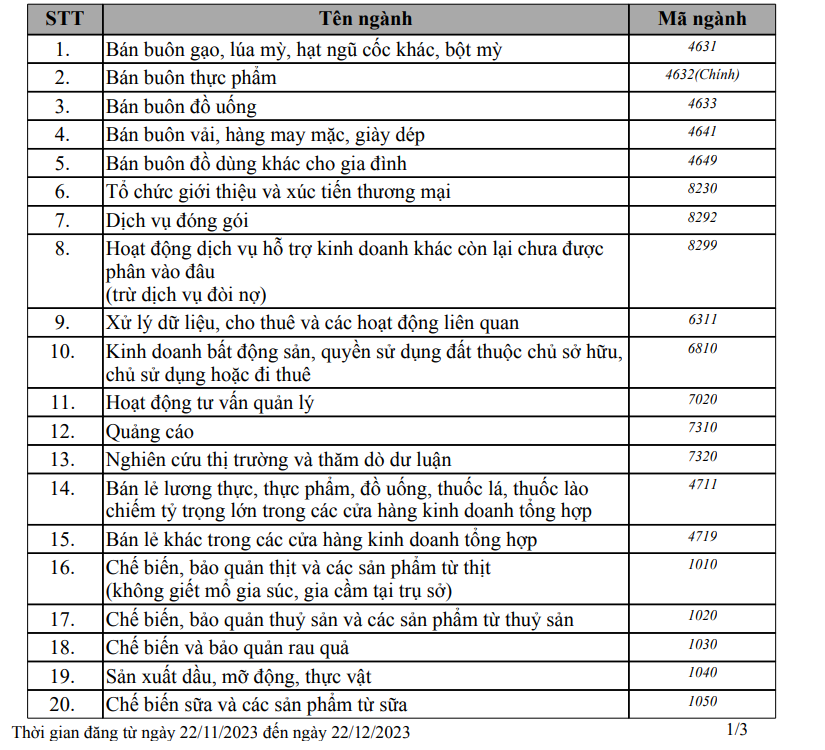
#> input picture Screenshot 2023-12-18 154231.png, 825 x 750 px, found by its file name
$ jupyter execute --allow-errors new.ipynb
#> lines starting #> are read from the running program, lines starting #| are printed output that depends on the picture; after the words box and inside, x2 and y2 are one past the last pixel; in counts of white or black regions, pixels touching at a corner belong together
[cell 1]
import cv2
import numpy as np
from PIL import Image, ImageEnhance

table_image = cv2.imread(r"C:\Users\weili\test\Screenshot 2023-12-18 154231.png")
#> table_image is the input picture: shape (750, 825, 3); mean B, G, R 225, 225, 225

def preprocess(img, factor: int):
    gray = cv2.cvtColor(img, cv2.COLOR_BGR2GRAY)
    img = Image.fromarray(img)
    enhancer = ImageEnhance.Sharpness(img).enhance(factor)
    if gray.std() < 30:
        enhancer = ImageEnhance.Contrast(enhancer).enhance(factor)
    return np.array(enhancer)

gray = cv2.cvtColor(table_image, cv2.COLOR_BGR2GRAY)
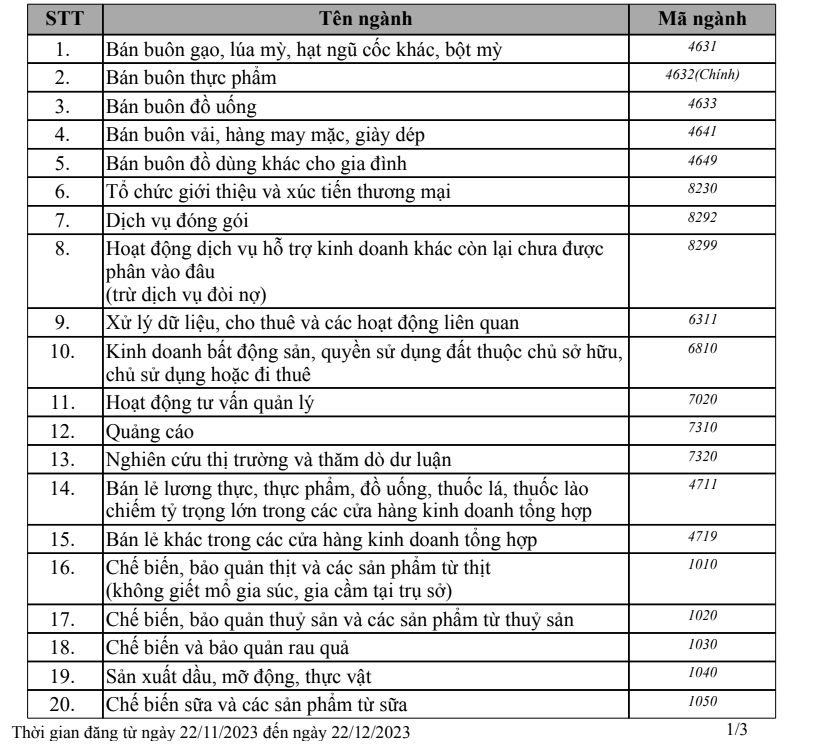
#> gray: shape (750, 825); min 0, max 255, mean 225
thresh, img_bin = cv2.threshold(
    gray, 128, 255, cv2.THRESH_BINARY | cv2.THRESH_OTSU)
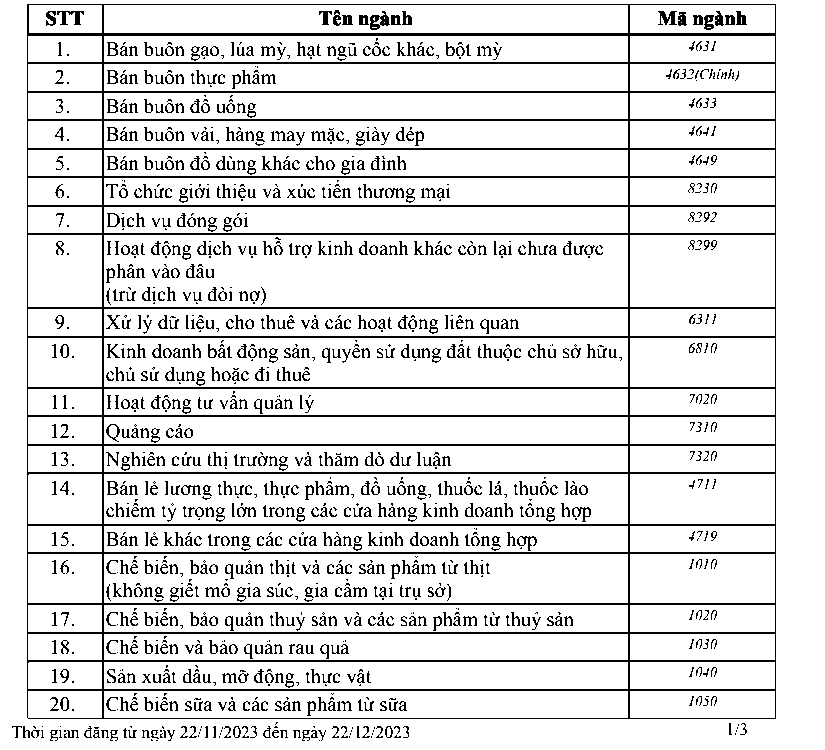
#> img_bin: shape (750, 825); 88.1% white; black in thin lines or dots
#> thresh = 149
img_bin = 255-img_bin
#> img_bin: shape (750, 825); 11.9% white in thin lines or dots

kernel_len = gray.shape[1]//120
#> kernel_len = 6
hor_kernel = cv2.getStructuringElement(cv2.MORPH_RECT, (kernel_len, 1))
#> hor_kernel = [[1, 1, 1, 1, 1, 1]]
image_horizontal = cv2.erode(img_bin, hor_kernel, iterations=3)
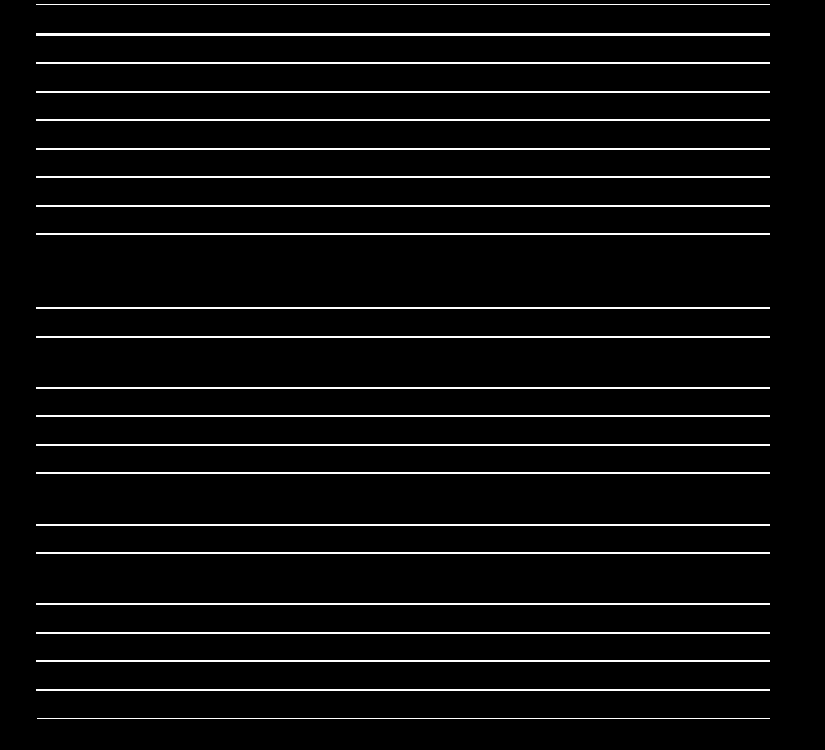
#> image_horizontal: shape (750, 825); 5.1% white in thin lines or dots, all inside (x1, y1, x2, y2) = (36, 4, 770, 719)
horizontal_lines = cv2.dilate(image_horizontal, hor_kernel, iterations=3)
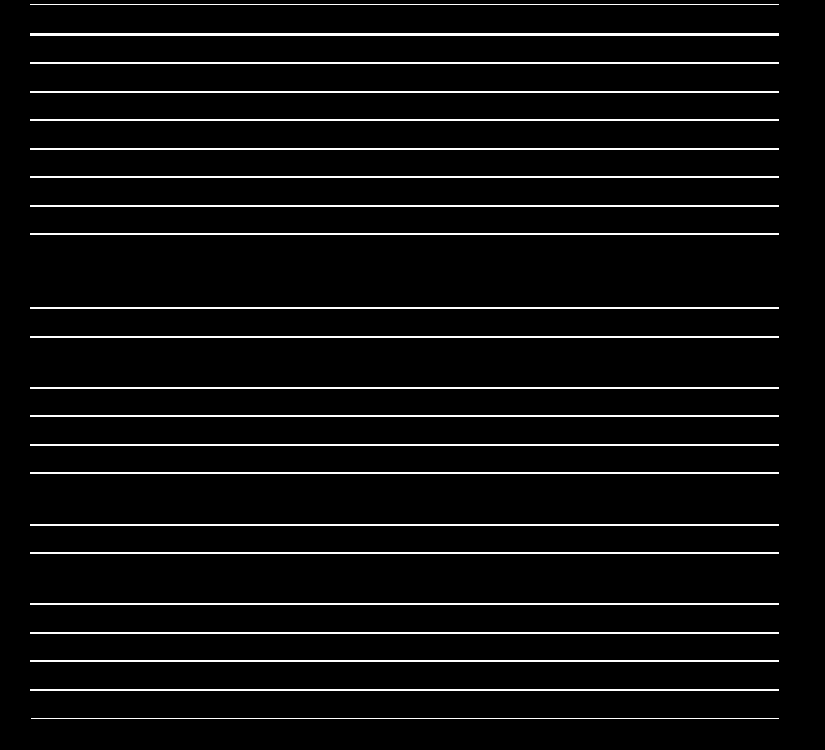
#> horizontal_lines: shape (750, 825); 5.2% white in thin lines or dots, all inside (x1, y1, x2, y2) = (30, 4, 779, 719)

h_lines = cv2.HoughLinesP(
    horizontal_lines, 1, np.pi/180, 30, maxLineGap=250)
#> h_lines = 43 rows, first 6: [30, 604, 778, 604], [30, 4, 778, 4], [30, 444, 778, 444], [30, 603, 778, 603], [30, 34, 778, 34], [30, 307, 778, 307]

[cell 2]
kernel_len = gray.shape[1]//120
ver_kernel = cv2.getStructuringElement(cv2.MORPH_RECT, (1, kernel_len))
#> ver_kernel = [1, 1, 1, 1, 1, 1]
image_vertical = cv2.erode(img_bin, ver_kernel, iterations=3)
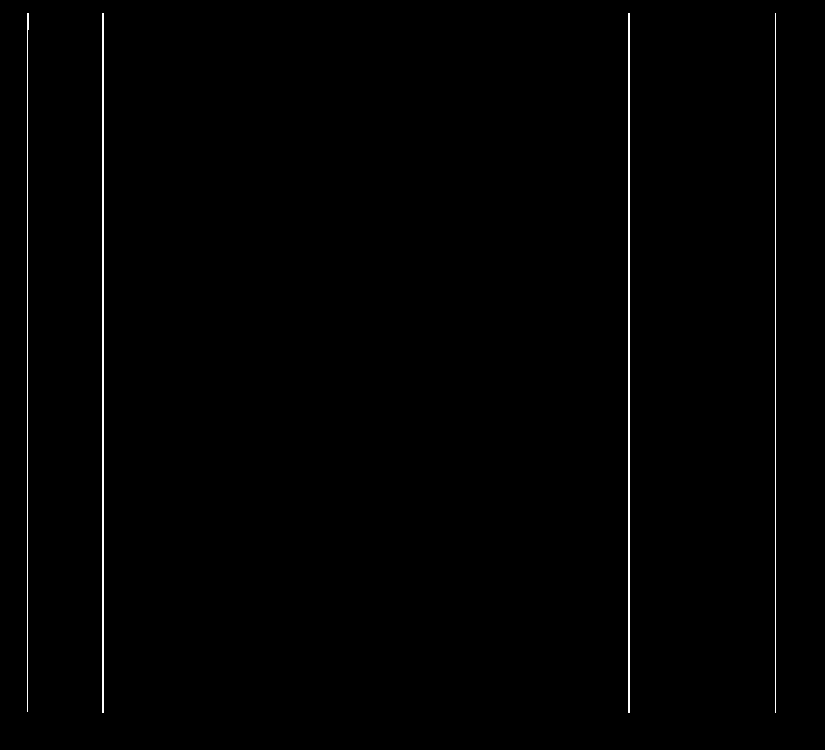
#> image_vertical: shape (750, 825); 0.68% white in thin lines or dots, all inside (x1, y1, x2, y2) = (27, 13, 776, 713)
vertical_lines = cv2.dilate(image_vertical, ver_kernel, iterations=3)
#> vertical_lines: shape (750, 825); 0.7% white in thin lines or dots, all inside (x1, y1, x2, y2) = (27, 7, 776, 722)

v_lines = cv2.HoughLinesP(vertical_lines, 1, np.pi/180, 30, maxLineGap=250)
#> v_lines = [[629, 721, 629, 7], [27, 720, 27, 7], [775, 721, 775, 7], [628, 721, 628, 7], [103, 721, 103, 7], [102, 721, 102, 7], [28, 38, 28, 7]]

def group_v_lines(v_lines, thin_thresh):
#> called with v_lines = array of shape (7, 1, 4), thin_thresh = 6
    new_v_lines = []
    while len(v_lines) > 0:
        thresh = sorted(v_lines, key=lambda x: x[0][0])[0][0]
        lines = [line for line in v_lines if thresh[0] -
                 thin_thresh <= line[0][0] <= thresh[0] + thin_thresh]
        v_lines = [line for line in v_lines if thresh[0] - thin_thresh >
                   line[0][0] or line[0][0] > thresh[0] + thin_thresh]
        y = []
        for line in lines:
            y.append(line[0][1])
            y.append(line[0][3])
        y_min, y_max = min(y) - int(4*thin_thresh), max(y) + int(4*thin_thresh)
        new_v_lines.append([thresh[0], y_min, thresh[0], y_max])
#> this loop made 4 passes
#> (lines, y_max) on passes 1, 2, 4: ([[[27, 720, 27, 7]], [[28, 38, 28, 7]]], 744), ([[[103, 721, 103, 7]], [[102, 721, 102, 7]]], 745), ([[[775, 721, 775, 7]]], 745)
#> (lines, v_lines, y_max) on pass 3: ([[[629, 721, 629, 7]], [[628, 721, 628, 7]]], [[[775, 721, 775, 7]]], 745)
#> after the loop, new_v_lines = [[27, -17, 27, 744], [102, -17, 102, 745], [628, -17, 628, 745], [775, -17, 775, 745]]; v_lines = []
    return new_v_lines

new_vertical_lines = group_v_lines(v_lines, kernel_len)
#> new_vertical_lines has the same summary as new_v_lines in group_v_lines

[cell 3]
import numpy as np
def draw_white_lines(image, lines):
    for line in lines:
        x1, y1, x2, y2 = line
        cv2.line(image, (x1, y1), (x2, y2), (255, 255, 255), 2)
#> this loop made 4 passes
#> (line, x1, x2, y2) on passes 1 to 4: ([27, -17, 27, 744], 27, 27, 744), ([102, -17, 102, 745], 102, 102, 745), ([628, -17, 628, 745], 628, 628, 745), ([775, -17, 775, 745], 775, 775, 745)


draw_white_lines(table_image, new_vertical_lines)

[cell 4]
import matplotlib.pyplot as plt

# Save the image with the red lines to a file
cv2.imwrite('new_one.jpg', table_image)
# Display the saved image using Matplotlib
img = cv2.imread('new_one.jpg')
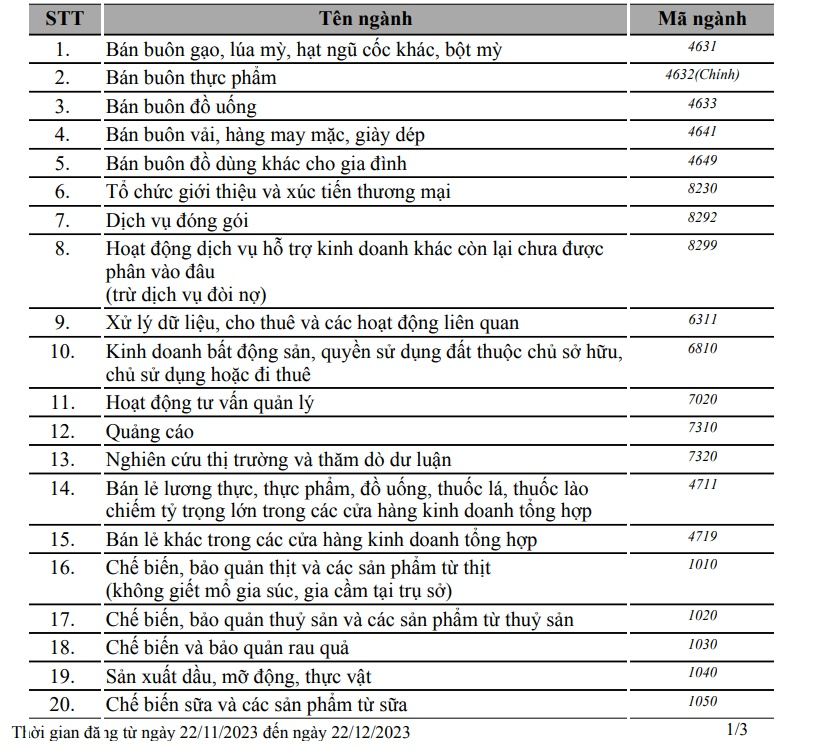
#> img: shape (750, 825, 3); mean B, G, R 226.1, 226.5, 226.3
img_rgb = cv2.cvtColor(img, cv2.COLOR_BGR2RGB)
plt.imshow(img_rgb)
plt.axis('off')  # Turn off axis labels
plt.show()

[cell 5]
def group_h_lines(h_lines, thin_thresh):
#> called with h_lines = array of shape (43, 1, 4), thin_thresh = 6
    new_h_lines = []
    while len(h_lines) > 0:
        thresh = sorted(h_lines, key=lambda x: x[0][1])[0][0]
        lines = [line for line in h_lines if thresh[1] -
                 thin_thresh <= line[0][1] <= thresh[1] + thin_thresh]
        h_lines = [line for line in h_lines if thresh[1] - thin_thresh >
                   line[0][1] or line[0][1] > thresh[1] + thin_thresh]
        x = []
        for line in lines:
            x.append(line[0][0])
            x.append(line[0][2])
        x_min, x_max = min(x) - int(5*thin_thresh), max(x) + int(5*thin_thresh)
        new_h_lines.append([x_min, thresh[1], x_max, thresh[1]])
#> this loop made 22 passes
#> (lines, x_min) on passes 1, 3, 4, 5, 6, 7, 8, 9, 10, 11, 12, 13: ([[[30, 4, 778, 4]]], 0), ([[[30, 62, 778, 62]], [[30, 63, 778, 63]]], 0), ([[[30, 92, 778, 92]], [[30, 91, 778, 91]]], 0), ([[[30, 120, 778, 120]], [[30, 119, 778, 119]]], 0), ([[[30, 149, 778, 149]], [[30, 148, 778, 148]]], 0), ([[[30, 177, 778, 177]], [[30, 176, 778, 176]]], 0), ([[[30, 205, 778, 205]], [[30, 206, 778, 206]]], 0), ([[[30, 234, 778, 234]], [[30, 233, 778, 233]]], 0), ([[[30, 307, 778, 307]], [[30, 308, 778, 308]]], 0), ([[[30, 336, 778, 336]], [[30, 337, 778, 337]]], 0), ([[[30, 387, 778, 387]], [[30, 388, 778, 388]]], 0), ([[[30, 415, 778, 415]], [[30, 416, 778, 416]]], 0)
#> (thresh, x_min) on pass 2: ([30, 33, 778, 33], 0)
#> after the loop, h_lines = []; new_h_lines = 22 items, first 6: [0, 4, 808, 4], [0, 33, 808, 33], [0, 62, 808, 62], [0, 91, 808, 91], [0, 119, 808, 119], [0, 148, 808, 148]
    return new_h_lines

new_horizontal_lines = group_h_lines(h_lines, kernel_len)
#> new_horizontal_lines has the same summary as new_h_lines in group_h_lines

[cell 6]
import numpy as np
def draw_red_lines(image, lines):
    for line in lines:
        x1, y1, x2, y2 = line
        cv2.line(image, (x1, y1), (x2, y2), (0, 0, 255), 2)
#> this loop made 22 passes
#> (line, x1, y1, y2) on passes 1 to 12: ([0, 4, 808, 4], 0, 4, 4), ([0, 33, 808, 33], 0, 33, 33), ([0, 62, 808, 62], 0, 62, 62), ([0, 91, 808, 91], 0, 91, 91), ([0, 119, 808, 119], 0, 119, 119), ([0, 148, 808, 148], 0, 148, 148), ([0, 176, 808, 176], 0, 176, 176), ([0, 205, 808, 205], 0, 205, 205), ([0, 233, 808, 233], 0, 233, 233), ([0, 307, 808, 307], 0, 307, 307), ([0, 336, 808, 336], 0, 336, 336), ([0, 387, 808, 387], 0, 387, 387)
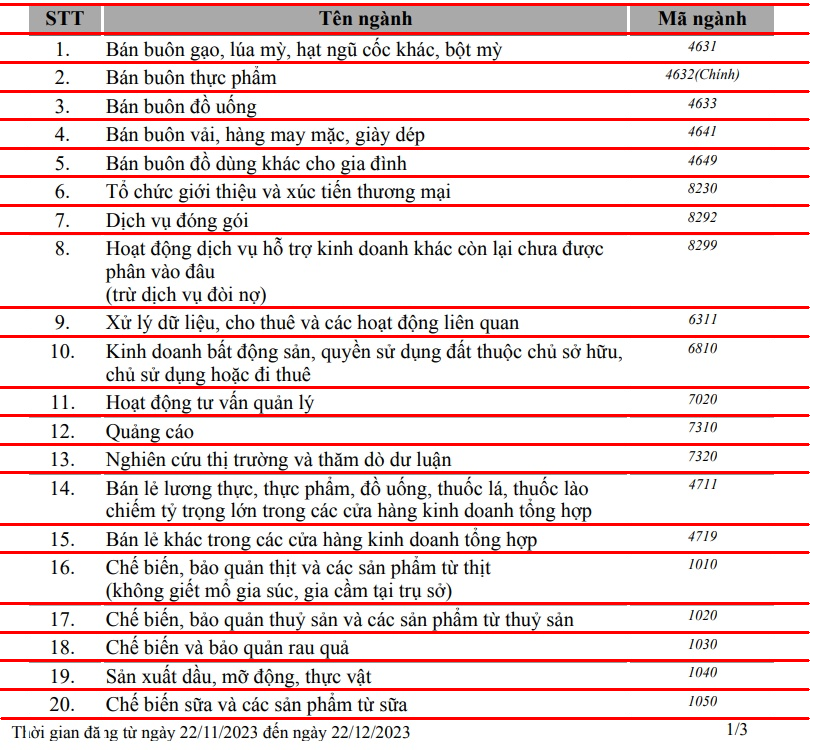
#> image: shape (750, 825, 3); mean B, G, R 215.4, 215.8, 237.6


draw_red_lines(img, new_horizontal_lines)

img_with_red_lines = img.copy()

# Draw red lines on the image
draw_red_lines(img_with_red_lines, new_horizontal_lines)
#> the loop in draw_red_lines (call 2), `for line in lines:` made 22 passes

# Convert BGR to RGB for Matplotlib
img_rgb = cv2.cvtColor(img_with_red_lines, cv2.COLOR_BGR2RGB)

# Display the image with red lines using Matplotlib
plt.imshow(img_rgb)
plt.axis('off')  # Turn off axis labels
plt.show()

[cell 7]
new_horizontal_lines
#> Out has the same summary as new_h_lines in group_h_lines

[cell 8]
import cv2
import os
# Example image path
image_path = r"C:\Users\weili\test\new_one.jpg"


# Check if the image is loaded successfully
if table_image is None:
    print("Error: Unable to load the image.")
else:
    # Your cropping and saving logic here
    count = 1  # Set an initial count value
    for i in range(0, len(new_horizontal_lines)-1):
        top_line = new_horizontal_lines[i]
        bottom_line = new_horizontal_lines[i+1]

        xmin_top, ymin_top, xmax_top, ymax_top = top_line
        xmin_bottom, ymin_bottom, xmax_bottom, ymax_bottom = bottom_line

        # Crop the image using the top and bottom edges
        cropped_image = table_image[ymin_top:ymax_bottom, xmin_top:xmax_top]

        if cropped_image is not None and cropped_image.size > 0:
            # Extract the filename without the path
            filename = os.path.basename(image_path)

            # Save the cropped image with the specified format
            save_path = fr"C:\Users\weili\test\new\{count}__{filename}"
            cv2.imwrite(save_path, cropped_image)

            count += 1  # Increment the count for the next iteration
            print(f"Image cropped and saved successfully at: {save_path}")
        else:
            print("Error: Cropped image is empty.")
#> this loop made 21 passes
#> (top_line, bottom_line, ymin_top, ymax_top, xmin_bottom, ymin_bottom, ymax_bottom) on passes 1 to 11: ([0, 4, 808, 4], [0, 33, 808, 33], 4, 4, 0, 33, 33), ([0, 33, 808, 33], [0, 62, 808, 62], 33, 33, 0, 62, 62), ([0, 62, 808, 62], [0, 91, 808, 91], 62, 62, 0, 91, 91), ([0, 91, 808, 91], [0, 119, 808, 119], 91, 91, 0, 119, 119), ([0, 119, 808, 119], [0, 148, 808, 148], 119, 119, 0, 148, 148), ([0, 148, 808, 148], [0, 176, 808, 176], 148, 148, 0, 176, 176), ([0, 176, 808, 176], [0, 205, 808, 205], 176, 176, 0, 205, 205), ([0, 205, 808, 205], [0, 233, 808, 233], 205, 205, 0, 233, 233), ([0, 233, 808, 233], [0, 307, 808, 307], 233, 233, 0, 307, 307), ([0, 307, 808, 307], [0, 336, 808, 336], 307, 307, 0, 336, 336), ([0, 336, 808, 336], [0, 387, 808, 387], 336, 336, 0, 387, 387)
#| Image cropped and saved successfully at: C:\Users\weili\test\new\1__C:\Users\weili\test\new_one.jpg
#| Image cropped and saved successfully at: C:\Users\weili\test\new\2__C:\Users\weili\test\new_one.jpg
#| Image cropped and saved successfully at: C:\Users\weili\test\new\3__C:\Users\weili\test\new_one.jpg
#| Image cropped and saved successfully at: C:\Users\weili\test\new\4__C:\Users\weili\test\new_one.jpg
#| Image cropped and saved successfully at: C:\Users\weili\test\new\5__C:\Users\weili\test\new_one.jpg
#| Image cropped and saved successfully at: C:\Users\weili\test\new\6__C:\Users\weili\test\new_one.jpg
#| Image cropped and saved successfully at: C:\Users\weili\test\new\7__C:\Users\weili\test\new_one.jpg
#| Image cropped and saved successfully at: C:\Users\weili\test\new\8__C:\Users\weili\test\new_one.jpg
#> (further printed lines are left out)
#> pass 1, `cropped_image = table_image[ymin_top:ymax_bottom, xmin_top:xmax_top]`:
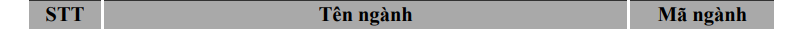
#> cropped_image: shape (29, 808, 3); mean B, G, R 164.2, 164.2, 164.2
#> pass 2, `cropped_image = table_image[ymin_top:ymax_bottom, xmin_top:xmax_top]`:
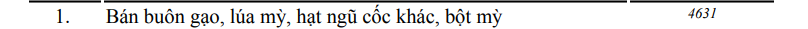
#> cropped_image: shape (29, 808, 3); mean B, G, R 222, 222.1, 222.1
#> pass 3, `cropped_image = table_image[ymin_top:ymax_bottom, xmin_top:xmax_top]`:
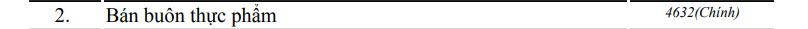
#> cropped_image: shape (29, 808, 3); mean B, G, R 229.1, 229.1, 229.1
#> after the loop, count = 22
